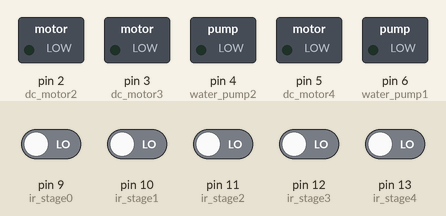
A sketch run on a simulated Arduino Uno, built with avr-gcc and run on an emulated ATmega328P. Parts: switched loads named in the sketch (green lamp = pin HIGH). The inputs (shaded band) are chosen by the test bench; at power-on: pin 9 (ir_stage0), pin 10 (ir_stage1), pin 11 (ir_stage2), pin 12 (ir_stage3), pin 13 (ir_stage4) LOW.

Above: at 1.2 s.
1.3 s: pin 10 (ir_stage1) driven HIGH
At 1.8 s:
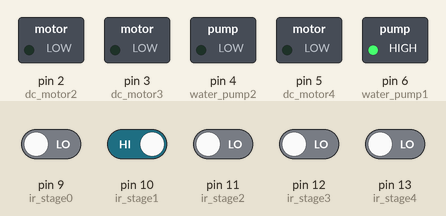
2.8 s: pin 11 (ir_stage2) driven HIGH
At 4.0 s:
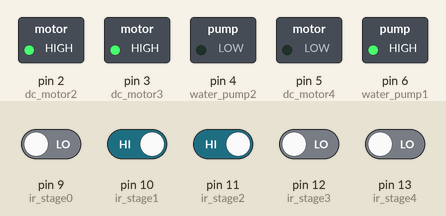
4.3 s: pin 12 (ir_stage3) driven HIGH
At 5.3 s:
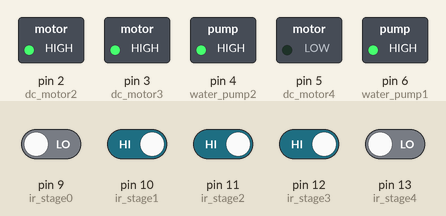
5.8 s: pin 13 (ir_stage4) driven HIGH
At 6.5 s:
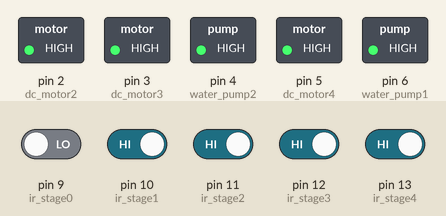
7.3 s: pin 10 (ir_stage1) driven LOW
At 7.6 s:
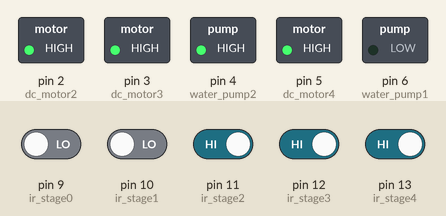
8.8 s: pin 11 (ir_stage2) driven LOW
At 10.0 s:
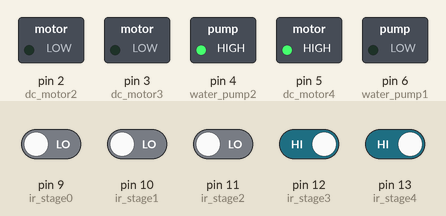
Timing chart, 0 to 11.3 s (numbered marks = the images above; inputs shaded):
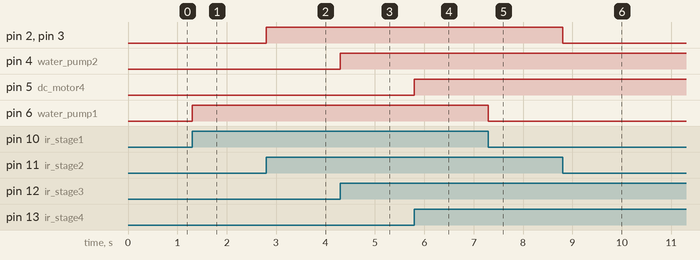

The sketch:

acws.ino
```cpp
const int ir_stage0 = 9;
const int ir_stage1 = 10;
const int ir_stage2 = 11;
const int ir_stage3 = 12;
const int ir_stage4 = 13;

int dc_motor1 = 0; // conveyor belt
int water_pump1 = 6; // stage1 watering/foam
int dc_motor2 = 2; // stage2 brush
int dc_motor3 = 3; // stage2 brush
int water_pump2 = 4; // stage3 clean watering
int dc_motor4 = 5; // stage4 fan

unsigned long previousTime0 = 0;
unsigned long previousTime1 = 0;
unsigned long previousTime2 = 0;
unsigned long previousTime3 = 0;
unsigned long previousTime4 = 0;
const unsigned long pumpDelay = 2000; // 2 seconds delay for pump activation
const unsigned long cbDelay = 50000; // 12 seconds delay for keeping conveyor belt on

bool stage0Active = false; // Flag to indicate if stage 0 is active
unsigned long stage0StartTime = 0; // Store the start time of stage 0

void setup() {
  pinMode(ir_stage0, INPUT);
  pinMode(ir_stage1, INPUT);
  pinMode(ir_stage2, INPUT);
  pinMode(ir_stage3, INPUT);
  pinMode(ir_stage4, INPUT);
  Serial.begin(9600);
  pinMode(dc_motor1, OUTPUT);
  pinMode(dc_motor2, OUTPUT);
  pinMode(dc_motor3, OUTPUT);
  pinMode(dc_motor4, OUTPUT);
  pinMode(water_pump1, OUTPUT);
  pinMode(water_pump2, OUTPUT);
  if (digitalRead(ir_stage0) == HIGH) {
    digitalWrite(dc_motor1, HIGH);
  }
}

void loop() {
  int stage0 = digitalRead(ir_stage0);
  int stage1 = digitalRead(ir_stage1);
  int stage2 = digitalRead(ir_stage2);
  int stage3 = digitalRead(ir_stage3);
  int stage4 = digitalRead(ir_stage4);

  if (stage0 == HIGH && !stage0Active) {
    digitalWrite(dc_motor1, HIGH); // Turn on dc_motor1
    stage0Active = true; // Set the flag to true
    stage0StartTime = millis(); // Store the start time of stage 0
  }

  if (stage0Active) {
    // Check if stage 0 has been active for a desired duration
    if (millis() - stage0StartTime >= 5000) { // 5000 milliseconds = 5 seconds (adjust as needed)
      digitalWrite(dc_motor1, LOW); // Turn off dc_motor1 after 5 seconds (adjust as needed)
      stage0Active = false; // Clear the flag
    }
  }

  // Stage 1: Watering/Foam
  if (stage1 == HIGH) {
    digitalWrite(water_pump1, HIGH);
    if (millis() - previousTime1 >= pumpDelay) {
      digitalWrite(water_pump1, HIGH);
      previousTime1 = millis();
    }
  } else {
    digitalWrite(water_pump1, LOW);
  }

  // Stage 2: Brushing
  if (stage2 == HIGH) {
    digitalWrite(dc_motor2, HIGH);
    digitalWrite(dc_motor3, HIGH);
    if (millis() - previousTime2 >= pumpDelay) {
      digitalWrite(dc_motor2, HIGH);
      digitalWrite(dc_motor3, HIGH);
      previousTime2 = millis();
    }
  } else {
    digitalWrite(dc_motor2, LOW);
    digitalWrite(dc_motor3, LOW);
  }

  // Stage 3: Clean Watering
  if (stage3 == HIGH) {
    digitalWrite(water_pump2, HIGH);
    if (millis() - previousTime3 >= pumpDelay) {
      digitalWrite(water_pump2, HIGH); // Toggle water_pump2
      previousTime3 = millis();
    }
  } else {
    digitalWrite(water_pump2, LOW);
  }

  // Stage 4: Fan
  if (stage4 == HIGH) {
    digitalWrite(dc_motor4, HIGH);
    if (millis() - previousTime4 >= pumpDelay) {
      digitalWrite(dc_motor4, HIGH); // Toggle dc_motor4
      previousTime4 = millis();
    }
  } else {
    digitalWrite(dc_motor4, LOW);
  }
}
```

Measured:
- after the input at 1.3 s, pin 6 (water_pump1): LOW → HIGH at once
- after the input at 2.8 s, pin 2 (dc_motor2), pin 3 (dc_motor3): LOW → HIGH at once
- after the input at 4.3 s, pin 4 (water_pump2): LOW → HIGH at once
- after the input at 5.8 s, pin 5 (dc_motor4): LOW → HIGH at once
- after the input at 7.3 s, pin 6 (water_pump1): HIGH → LOW at once
- after the input at 8.8 s, pin 2 (dc_motor2), pin 3 (dc_motor3): HIGH → LOW at once
